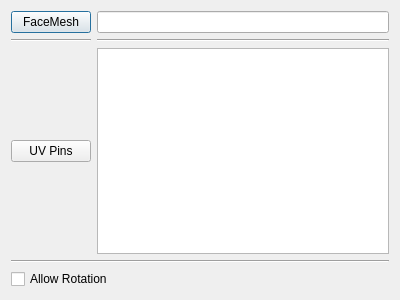
<?xml version="1.0" encoding="utf-8"?>
<ui version="4.0">
 <class>UVMesh_lscm</class>
 <widget class="QDialog" name="UVMesh_lscm">
  <property name="geometry">
   <rect>
    <x>0</x>
    <y>0</y>
    <width>400</width>
    <height>300</height>
   </rect>
  </property>
  <property name="windowTitle">
   <string>Dialog</string>
  </property>
  <layout class="QGridLayout" name="gridLayout">
   <item row="0" column="0">
    <layout class="QGridLayout" name="Select_layout">
     <item row="0" column="0">
      <widget class="QPushButton" name="FaceMesh_select">
       <property name="text">
        <string>FaceMesh</string>
       </property>
       <property name="checkable">
        <bool>true</bool>
       </property>
       <property name="checked">
        <bool>false</bool>
       </property>
       <property name="autoExclusive">
        <bool>false</bool>
       </property>
       <property name="default">
        <bool>false</bool>
       </property>
       <attribute name="buttonGroup">
        <string notr="true">Select_group</string>
       </attribute>
      </widget>
     </item>
     <item row="0" column="1">
      <widget class="QLineEdit" name="FaceMesh_textbox"/>
     </item>
     <item row="1" column="0">
      <widget class="QFrame" name="line_1">
       <property name="frameShape">
        <enum>QFrame::Shape::HLine</enum>
       </property>
       <property name="frameShadow">
        <enum>QFrame::Shadow::Sunken</enum>
       </property>
      </widget>
     </item>
     <item row="1" column="1">
      <widget class="QFrame" name="line_2">
       <property name="frameShape">
        <enum>QFrame::Shape::HLine</enum>
       </property>
       <property name="frameShadow">
        <enum>QFrame::Shadow::Sunken</enum>
       </property>
      </widget>
     </item>
     <item row="2" column="0">
      <widget class="QPushButton" name="Pins_select">
       <property name="text">
        <string>UV Pins</string>
       </property>
       <property name="checkable">
        <bool>true</bool>
       </property>
       <property name="checked">
        <bool>false</bool>
       </property>
       <property name="autoExclusive">
        <bool>false</bool>
       </property>
       <attribute name="buttonGroup">
        <string notr="true">Select_group</string>
       </attribute>
      </widget>
     </item>
     <item row="2" column="1">
      <widget class="QListWidget" name="Pins_list"/>
     </item>
    </layout>
   </item>
   <item row="1" column="0">
    <widget class="QFrame" name="line_3">
     <property name="frameShape">
      <enum>QFrame::Shape::HLine</enum>
     </property>
     <property name="frameShadow">
      <enum>QFrame::Shadow::Sunken</enum>
     </property>
    </widget>
   </item>
   <item row="2" column="0">
    <widget class="QCheckBox" name="Allow_rotation">
     <property name="text">
      <string>Allow Rotation</string>
     </property>
    </widget>
   </item>
  </layout>
 </widget>
 <tabstops>
  <tabstop>FaceMesh_select</tabstop>
  <tabstop>FaceMesh_textbox</tabstop>
  <tabstop>Pins_select</tabstop>
  <tabstop>Allow_rotation</tabstop>
 </tabstops>
 <resources/>
 <connections/>
 <buttongroups>
  <buttongroup name="Select_group">
   <property name="exclusive">
    <bool>false</bool>
   </property>
  </buttongroup>
 </buttongroups>
</ui>
